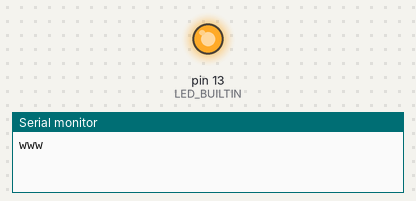
Recording of a sketch running on a simulated Arduino Uno, built with avr-gcc and run on an emulated ATmega328P. On the bench: output pins drawn as LEDs (lit = HIGH), the last lines printed to the serial monitor.

Above: at 0.5 s.
At 41.5 s:
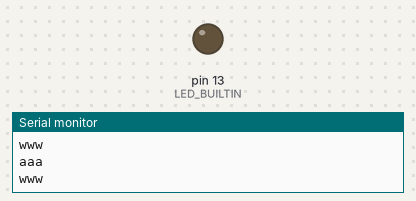
Timing chart, 0 to 52.0 s (numbered marks = the images above):
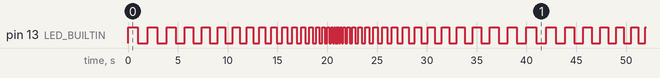

Measured:
- by itself, pin 13 (LED_BUILTIN): moves between LOW and HIGH, repeating every 40.0 s
- by itself, everything shown: repeats every 40.0 s, in 78 steps

The sketch:

BlinkAlexFedya.cs.ino
```cpp
// the setup function runs once when you press reset or power the board
void setup() {
  // initialize digital pin LED_BUILTIN as an output.
  pinMode(LED_BUILTIN, OUTPUT);
  Serial.begin(9600);
}

int _direction = 0;
int _delay = 1000;

// the loop function runs over and over again forever
void loop() {
  Serial.println("www");
  digitalWrite(LED_BUILTIN, HIGH);   // turn the LED on (HIGH is the voltage level)
  delay(_delay);                       // wait for a second
  digitalWrite(LED_BUILTIN, LOW);    // turn the LED off by making the voltage LOW
  delay(_delay); // wait for a second

  if (_direction == 0)
  {
    _delay = _delay - 50;
    if (_delay <= 0)
    {
      Serial.println("qqq");
      _direction = 1;
    }
  }
  else
  {
    _delay = _delay + 50;
    if (_delay >= 1000)
    {
      Serial.println("aaa");
      _direction = 0;
    }
  }
}
```
